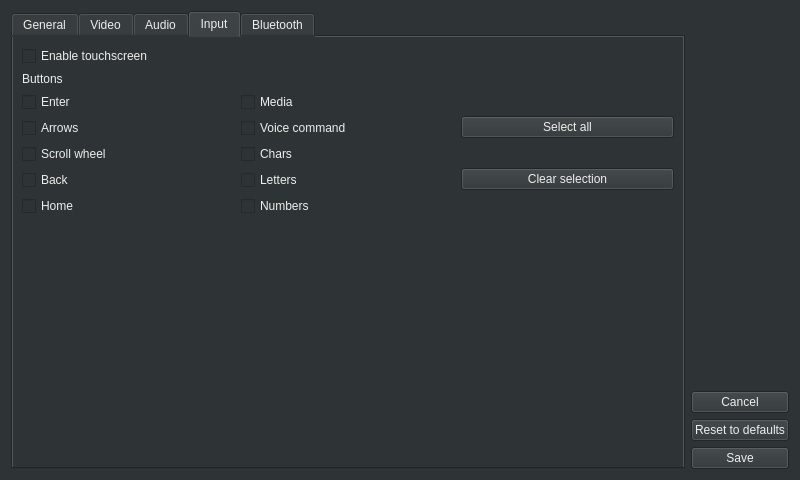
<?xml version="1.0" encoding="UTF-8"?>
<ui version="4.0">
 <class>SettingsWindow</class>
 <widget class="QWidget" name="SettingsWindow">
  <property name="geometry">
   <rect>
    <x>0</x>
    <y>0</y>
    <width>800</width>
    <height>480</height>
   </rect>
  </property>
  <property name="minimumSize">
   <size>
    <width>800</width>
    <height>480</height>
   </size>
  </property>
  <property name="maximumSize">
   <size>
    <width>800</width>
    <height>480</height>
   </size>
  </property>
  <property name="windowTitle">
   <string>Settings</string>
  </property>
  <property name="styleSheet">
   <string notr="true">background-color: rgb(46, 52, 54);
color: rgb(238, 238, 236);</string>
  </property>
  <layout class="QHBoxLayout" name="horizontalLayout_17">
   <item>
    <widget class="QTabWidget" name="tabWidget">
     <property name="currentIndex">
      <number>3</number>
     </property>
     <widget class="QWidget" name="tabGeneral">
      <attribute name="title">
       <string>General</string>
      </attribute>
      <layout class="QVBoxLayout" name="verticalLayout_6">
       <item>
        <widget class="QGroupBox" name="groupBoxHandenessOfTraffic">
         <property name="title">
          <string>Handedness of traffic</string>
         </property>
         <layout class="QHBoxLayout" name="horizontalLayout_6">
          <item>
           <widget class="QRadioButton" name="radioButtonRightHandDrive">
            <property name="text">
             <string>Right-hand drive</string>
            </property>
           </widget>
          </item>
          <item>
           <widget class="QRadioButton" name="radioButtonLeftHandDrive">
            <property name="text">
             <string>Left-hand drive</string>
            </property>
           </widget>
          </item>
         </layout>
        </widget>
       </item>
       <item>
        <widget class="QCheckBox" name="checkBoxShowClock">
         <property name="text">
          <string>Show clock</string>
         </property>
        </widget>
       </item>
       <item>
        <spacer name="verticalSpacer_3">
         <property name="orientation">
          <enum>Qt::Orientation::Vertical</enum>
         </property>
         <property name="sizeHint" stdset="0">
          <size>
           <width>20</width>
           <height>40</height>
          </size>
         </property>
        </spacer>
       </item>
      </layout>
     </widget>
     <widget class="QWidget" name="tabVideo">
      <attribute name="title">
       <string>Video</string>
      </attribute>
      <layout class="QVBoxLayout" name="verticalLayout_8">
       <item>
        <widget class="QGroupBox" name="groupBoxFrameRate">
         <property name="title">
          <string>Frame rate</string>
         </property>
         <layout class="QHBoxLayout" name="horizontalLayout_7">
          <item>
           <widget class="QRadioButton" name="radioButton30FPS">
            <property name="text">
             <string>30 FPS</string>
            </property>
           </widget>
          </item>
          <item>
           <widget class="QRadioButton" name="radioButton60FPS">
            <property name="text">
             <string>60 FPS</string>
            </property>
           </widget>
          </item>
         </layout>
        </widget>
       </item>
       <item>
        <widget class="QGroupBox" name="groupBoxResolution">
         <property name="title">
          <string>Resolution</string>
         </property>
         <layout class="QVBoxLayout" name="verticalLayout_10">
          <item>
           <layout class="QHBoxLayout" name="horizontalLayout_10">
            <item>
             <widget class="QRadioButton" name="radioButton1080p">
              <property name="text">
               <string>1080p</string>
              </property>
             </widget>
            </item>
            <item>
             <widget class="QRadioButton" name="radioButton720p">
              <property name="text">
               <string>720p</string>
              </property>
             </widget>
            </item>
            <item>
             <widget class="QRadioButton" name="radioButton480p">
              <property name="text">
               <string>480p</string>
              </property>
             </widget>
            </item>
           </layout>
          </item>
          <item>
           <layout class="QHBoxLayout" name="horizontalLayout_9">
            <item>
             <widget class="QLabel" name="labelResolutionWarningIcon">
              <property name="sizePolicy">
               <sizepolicy hsizetype="Minimum" vsizetype="Minimum">
                <horstretch>0</horstretch>
                <verstretch>0</verstretch>
               </sizepolicy>
              </property>
              <property name="text">
               <string>&lt;html&gt;&lt;head/&gt;&lt;body&gt;&lt;p align=&quot;justify&quot;&gt;&lt;img src=&quot;:/ico_warning.png&quot;/&gt;&lt;/p&gt;&lt;/body&gt;&lt;/html&gt;</string>
              </property>
             </widget>
            </item>
            <item>
             <widget class="QLabel" name="labelResolutionWarning">
              <property name="sizePolicy">
               <sizepolicy hsizetype="Preferred" vsizetype="Preferred">
                <horstretch>0</horstretch>
                <verstretch>0</verstretch>
               </sizepolicy>
              </property>
              <property name="text">
               <string>&lt;html&gt;&lt;head/&gt;&lt;body&gt;&lt;p align=&quot;justify&quot;&gt;&lt;span style=&quot; font-style:italic;&quot;&gt;720p and 1080p must be activated in hidden Developer settings of Android Auto application.&lt;/span&gt;&lt;/p&gt;&lt;/body&gt;&lt;/html&gt;</string>
              </property>
              <property name="wordWrap">
               <bool>true</bool>
              </property>
              <property name="margin">
               <number>10</number>
              </property>
             </widget>
            </item>
           </layout>
          </item>
         </layout>
        </widget>
       </item>
       <item>
        <widget class="QGroupBox" name="groupBoxOmxLayerIndex">
         <property name="title">
          <string>Display</string>
         </property>
         <layout class="QVBoxLayout" name="verticalLayout_9">
          <item>
           <layout class="QHBoxLayout" name="horizontalLayout_11">
            <item>
             <widget class="QLabel" name="labelOmxLayerIndex">
              <property name="text">
               <string>Layer index:</string>
              </property>
             </widget>
            </item>
            <item>
             <widget class="QSpinBox" name="spinBoxOmxLayerIndex"/>
            </item>
            <item>
             <widget class="QLabel" name="labelVideoMarginWidth">
              <property name="text">
               <string>Margin width:</string>
              </property>
             </widget>
            </item>
            <item>
             <widget class="QSpinBox" name="spinBoxVideoMarginWidth">
              <property name="maximum">
               <number>99999</number>
              </property>
             </widget>
            </item>
            <item>
             <widget class="QLabel" name="labelVideoMarginHeight">
              <property name="text">
               <string>Margin height:</string>
              </property>
             </widget>
            </item>
            <item>
             <widget class="QSpinBox" name="spinBoxVideoMarginHeight">
              <property name="maximum">
               <number>99999</number>
              </property>
             </widget>
            </item>
           </layout>
          </item>
          <item>
           <layout class="QHBoxLayout" name="horizontalLayout_12">
            <item>
             <widget class="QLabel" name="labelBluetoothAddressFormatInfoIcon_2">
              <property name="sizePolicy">
               <sizepolicy hsizetype="Minimum" vsizetype="Minimum">
                <horstretch>0</horstretch>
                <verstretch>0</verstretch>
               </sizepolicy>
              </property>
              <property name="text">
               <string>&lt;html&gt;&lt;head/&gt;&lt;body&gt;&lt;p&gt;&lt;img src=&quot;:/ico_info.png&quot;/&gt;&lt;/p&gt;&lt;/body&gt;&lt;/html&gt;</string>
              </property>
             </widget>
            </item>
            <item>
             <widget class="QLabel" name="labelBluetoothAddressFormatInfo_2">
              <property name="text">
               <string>&lt;html&gt;&lt;head/&gt;&lt;body&gt;&lt;p&gt;&lt;span style=&quot; font-size:10pt; font-style:italic;&quot;&gt;OMX Layer is used only in case of OMX video output.&lt;/span&gt;&lt;/p&gt;&lt;/body&gt;&lt;/html&gt;</string>
              </property>
             </widget>
            </item>
           </layout>
          </item>
         </layout>
        </widget>
       </item>
       <item>
        <widget class="QGroupBox" name="groupBoxScreenDPI">
         <property name="title">
          <string>Screen DPI</string>
         </property>
         <layout class="QHBoxLayout" name="horizontalLayout_13">
          <item>
           <widget class="QSlider" name="horizontalSliderScreenDPI">
            <property name="maximum">
             <number>400</number>
            </property>
            <property name="orientation">
             <enum>Qt::Orientation::Horizontal</enum>
            </property>
           </widget>
          </item>
          <item>
           <widget class="QLabel" name="labelScreenDPIValue">
            <property name="text">
             <string>400</string>
            </property>
           </widget>
          </item>
         </layout>
        </widget>
       </item>
       <item>
        <spacer name="verticalSpacer_4">
         <property name="orientation">
          <enum>Qt::Orientation::Vertical</enum>
         </property>
         <property name="sizeHint" stdset="0">
          <size>
           <width>20</width>
           <height>40</height>
          </size>
         </property>
        </spacer>
       </item>
      </layout>
     </widget>
     <widget class="QWidget" name="tabAudio">
      <attribute name="title">
       <string>Audio</string>
      </attribute>
      <layout class="QVBoxLayout" name="verticalLayout">
       <item>
        <widget class="QGroupBox" name="groupBoxAudioChannels">
         <property name="title">
          <string>Audio channels</string>
         </property>
         <layout class="QVBoxLayout" name="verticalLayout_7">
          <item>
           <layout class="QHBoxLayout" name="horizontalLayout_2">
            <item>
             <widget class="QCheckBox" name="checkBoxMusicAudioChannel">
              <property name="text">
               <string>Music channel</string>
              </property>
             </widget>
            </item>
            <item>
             <widget class="QCheckBox" name="checkBoxSpeechAudioChannel">
              <property name="text">
               <string>Speech channel</string>
              </property>
             </widget>
            </item>
           </layout>
          </item>
          <item>
           <layout class="QHBoxLayout" name="horizontalLayout_4">
            <item>
             <widget class="QLabel" name="labelAudioChannelDescriptionIcon">
              <property name="text">
               <string>&lt;html&gt;&lt;head/&gt;&lt;body&gt;&lt;p&gt;&lt;img src=&quot;:/ico_info.png&quot;/&gt;&lt;/p&gt;&lt;/body&gt;&lt;/html&gt;</string>
              </property>
             </widget>
            </item>
            <item>
             <widget class="QLabel" name="labelAudioChannelDescription">
              <property name="text">
               <string>&lt;html&gt;&lt;head/&gt;&lt;body&gt;&lt;p&gt;&lt;span style=&quot; font-size:10pt; font-style:italic;&quot;&gt;Disable audio channel if you need custom audio routing e.g. via A2DP or AUX.&lt;/span&gt;&lt;/p&gt;&lt;/body&gt;&lt;/html&gt;</string>
              </property>
             </widget>
            </item>
           </layout>
          </item>
         </layout>
        </widget>
       </item>
       <item>
        <widget class="QGroupBox" name="groupBoxAudioOutputBackend">
         <property name="title">
          <string>Output backend</string>
         </property>
         <layout class="QHBoxLayout" name="horizontalLayout_5">
          <item>
           <widget class="QRadioButton" name="radioButtonRtAudio">
            <property name="text">
             <string>RT audio</string>
            </property>
           </widget>
          </item>
          <item>
           <widget class="QRadioButton" name="radioButtonQtAudio">
            <property name="text">
             <string>Qt</string>
            </property>
           </widget>
          </item>
         </layout>
        </widget>
       </item>
       <item>
        <spacer name="verticalSpacer_2">
         <property name="orientation">
          <enum>Qt::Orientation::Vertical</enum>
         </property>
         <property name="sizeHint" stdset="0">
          <size>
           <width>20</width>
           <height>40</height>
          </size>
         </property>
        </spacer>
       </item>
      </layout>
     </widget>
     <widget class="QWidget" name="tabInput">
      <attribute name="title">
       <string>Input</string>
      </attribute>
      <layout class="QVBoxLayout" name="verticalLayout_5">
       <item>
        <widget class="QCheckBox" name="checkBoxEnableTouchscreen">
         <property name="text">
          <string>Enable touchscreen</string>
         </property>
        </widget>
       </item>
       <item>
        <widget class="QLabel" name="labelButtons">
         <property name="text">
          <string>Buttons</string>
         </property>
        </widget>
       </item>
       <item>
        <layout class="QHBoxLayout" name="horizontalLayout">
         <property name="sizeConstraint">
          <enum>QLayout::SizeConstraint::SetDefaultConstraint</enum>
         </property>
         <item>
          <layout class="QVBoxLayout" name="verticalLayout_2">
           <item>
            <widget class="QCheckBox" name="checkBoxEnterButton">
             <property name="text">
              <string>Enter</string>
             </property>
            </widget>
           </item>
           <item>
            <widget class="QCheckBox" name="checkBoxArrowsButton">
             <property name="text">
              <string>Arrows</string>
             </property>
            </widget>
           </item>
           <item>
            <widget class="QCheckBox" name="checkBoxScrollWheelButton">
             <property name="text">
              <string>Scroll wheel</string>
             </property>
            </widget>
           </item>
           <item>
            <widget class="QCheckBox" name="checkBoxBackButton">
             <property name="text">
              <string>Back</string>
             </property>
            </widget>
           </item>
           <item>
            <widget class="QCheckBox" name="checkBoxHomeButton">
             <property name="text">
              <string>Home</string>
             </property>
            </widget>
           </item>
          </layout>
         </item>
         <item>
          <layout class="QVBoxLayout" name="verticalLayout_3">
           <item>
            <widget class="QCheckBox" name="checkBoxMediaButton">
             <property name="text">
              <string>Media</string>
             </property>
            </widget>
           </item>
           <item>
            <widget class="QCheckBox" name="checkBoxVoiceCommandButton">
             <property name="text">
              <string>Voice command</string>
             </property>
            </widget>
           </item>
           <item>
            <widget class="QCheckBox" name="checkBoxCharsButton">
             <property name="text">
              <string>Chars</string>
             </property>
            </widget>
           </item>
           <item>
            <widget class="QCheckBox" name="checkBoxLettersButton">
             <property name="text">
              <string>Letters</string>
             </property>
            </widget>
           </item>
           <item>
            <widget class="QCheckBox" name="checkBoxNumbersButton">
             <property name="text">
              <string>Numbers</string>
             </property>
            </widget>
           </item>
          </layout>
         </item>
         <item>
          <layout class="QVBoxLayout" name="verticalLayout_4">
           <item>
            <widget class="QPushButton" name="pushButtonSelectAll">
             <property name="text">
              <string>Select all</string>
             </property>
             <property name="autoDefault">
              <bool>false</bool>
             </property>
            </widget>
           </item>
           <item>
            <widget class="QPushButton" name="pushButtonClearSelection">
             <property name="text">
              <string>Clear selection</string>
             </property>
             <property name="autoDefault">
              <bool>false</bool>
             </property>
            </widget>
           </item>
          </layout>
         </item>
        </layout>
       </item>
       <item>
        <spacer name="verticalSpacer">
         <property name="orientation">
          <enum>Qt::Orientation::Vertical</enum>
         </property>
         <property name="sizeHint" stdset="0">
          <size>
           <width>20</width>
           <height>40</height>
          </size>
         </property>
        </spacer>
       </item>
      </layout>
     </widget>
     <widget class="QWidget" name="tabBluetooth">
      <attribute name="title">
       <string>Bluetooth</string>
      </attribute>
      <layout class="QVBoxLayout" name="verticalLayout_11">
       <item>
        <widget class="QRadioButton" name="radioButtonDisableBluetooth">
         <property name="text">
          <string>Disable bluetooth</string>
         </property>
        </widget>
       </item>
       <item>
        <widget class="QRadioButton" name="radioButtonUseLocalBluetoothAdapter">
         <property name="text">
          <string>Use local adapter</string>
         </property>
        </widget>
       </item>
       <item>
        <widget class="QRadioButton" name="radioButtonUseExternalBluetoothAdapter">
         <property name="text">
          <string>Use external adapter</string>
         </property>
        </widget>
       </item>
       <item>
        <layout class="QHBoxLayout" name="horizontalLayout_14">
         <item>
          <widget class="QLabel" name="labelBluetoothAdapterAddress">
           <property name="text">
            <string>Address:</string>
           </property>
          </widget>
         </item>
         <item>
          <widget class="QLineEdit" name="lineEditExternalBluetoothAdapterAddress"/>
         </item>
        </layout>
       </item>
       <item>
        <layout class="QHBoxLayout" name="horizontalLayout_15">
         <item>
          <widget class="QLabel" name="labelBluetoothAddressFormatInfoIcon">
           <property name="text">
            <string>&lt;html&gt;&lt;head/&gt;&lt;body&gt;&lt;p&gt;&lt;img src=&quot;:/ico_info.png&quot;/&gt;&lt;/p&gt;&lt;/body&gt;&lt;/html&gt;</string>
           </property>
          </widget>
         </item>
         <item>
          <widget class="QLabel" name="labelBluetoothAddressFormatInfo">
           <property name="text">
            <string>&lt;html&gt;&lt;head/&gt;&lt;body&gt;&lt;p&gt;&lt;span style=&quot; font-size:10pt; font-style:italic; color:#babdb6;&quot;&gt;Provide address in format AA:BB:CC:DD:EE:FF.&lt;/span&gt;&lt;/p&gt;&lt;/body&gt;&lt;/html&gt;</string>
           </property>
          </widget>
         </item>
        </layout>
       </item>
       <item>
        <layout class="QHBoxLayout" name="horizontalLayout_16">
         <item>
          <widget class="QLabel" name="labelPairWarningIcon">
           <property name="text">
            <string>&lt;html&gt;&lt;head/&gt;&lt;body&gt;&lt;p&gt;&lt;img src=&quot;:/ico_warning.png&quot;/&gt;&lt;/p&gt;&lt;/body&gt;&lt;/html&gt;</string>
           </property>
          </widget>
         </item>
         <item>
          <widget class="QLabel" name="labelPairWarning">
           <property name="text">
            <string>In order to use bluetooth features please remember to pair your device.</string>
           </property>
          </widget>
         </item>
        </layout>
       </item>
       <item>
        <spacer name="verticalSpacer_5">
         <property name="orientation">
          <enum>Qt::Orientation::Vertical</enum>
         </property>
         <property name="sizeHint" stdset="0">
          <size>
           <width>20</width>
           <height>40</height>
          </size>
         </property>
        </spacer>
       </item>
      </layout>
     </widget>
    </widget>
   </item>
   <item>
    <layout class="QVBoxLayout" name="verticalLayout_13">
     <item>
      <spacer name="verticalSpacer_7">
       <property name="orientation">
        <enum>Qt::Orientation::Vertical</enum>
       </property>
       <property name="sizeHint" stdset="0">
        <size>
         <width>20</width>
         <height>40</height>
        </size>
       </property>
      </spacer>
     </item>
     <item>
      <widget class="QLabel" name="labelSettingsIcon">
       <property name="text">
        <string>&lt;html&gt;&lt;head/&gt;&lt;body&gt;&lt;p&gt;&lt;img src=&quot;:/ico_setting.png&quot;/&gt;&lt;/p&gt;&lt;/body&gt;&lt;/html&gt;</string>
       </property>
      </widget>
     </item>
     <item>
      <spacer name="verticalSpacer_6">
       <property name="orientation">
        <enum>Qt::Orientation::Vertical</enum>
       </property>
       <property name="sizeHint" stdset="0">
        <size>
         <width>20</width>
         <height>40</height>
        </size>
       </property>
      </spacer>
     </item>
     <item>
      <widget class="QPushButton" name="pushButtonCancel">
       <property name="text">
        <string>Cancel</string>
       </property>
       <property name="autoDefault">
        <bool>false</bool>
       </property>
       <property name="default">
        <bool>false</bool>
       </property>
      </widget>
     </item>
     <item>
      <widget class="QPushButton" name="pushButtonResetToDefaults">
       <property name="text">
        <string>Reset to defaults</string>
       </property>
       <property name="autoDefault">
        <bool>false</bool>
       </property>
      </widget>
     </item>
     <item>
      <widget class="QPushButton" name="pushButtonSave">
       <property name="text">
        <string>Save</string>
       </property>
       <property name="autoDefault">
        <bool>false</bool>
       </property>
      </widget>
     </item>
    </layout>
   </item>
  </layout>
 </widget>
 <tabstops>
  <tabstop>pushButtonCancel</tabstop>
  <tabstop>pushButtonResetToDefaults</tabstop>
  <tabstop>pushButtonSave</tabstop>
  <tabstop>tabWidget</tabstop>
  <tabstop>radioButtonLeftHandDrive</tabstop>
  <tabstop>radioButtonRightHandDrive</tabstop>
  <tabstop>checkBoxShowClock</tabstop>
  <tabstop>radioButton30FPS</tabstop>
  <tabstop>radioButton60FPS</tabstop>
  <tabstop>radioButton480p</tabstop>
  <tabstop>radioButton720p</tabstop>
  <tabstop>radioButton1080p</tabstop>
  <tabstop>spinBoxOmxLayerIndex</tabstop>
  <tabstop>spinBoxVideoMarginWidth</tabstop>
  <tabstop>spinBoxVideoMarginHeight</tabstop>
  <tabstop>horizontalSliderScreenDPI</tabstop>
  <tabstop>checkBoxMusicAudioChannel</tabstop>
  <tabstop>checkBoxSpeechAudioChannel</tabstop>
  <tabstop>radioButtonRtAudio</tabstop>
  <tabstop>radioButtonQtAudio</tabstop>
  <tabstop>checkBoxArrowsButton</tabstop>
  <tabstop>checkBoxCharsButton</tabstop>
  <tabstop>checkBoxLettersButton</tabstop>
  <tabstop>checkBoxNumbersButton</tabstop>
  <tabstop>pushButtonClearSelection</tabstop>
  <tabstop>radioButtonDisableBluetooth</tabstop>
  <tabstop>radioButtonUseLocalBluetoothAdapter</tabstop>
  <tabstop>radioButtonUseExternalBluetoothAdapter</tabstop>
 </tabstops>
 <resources/>
 <connections/>
</ui>
